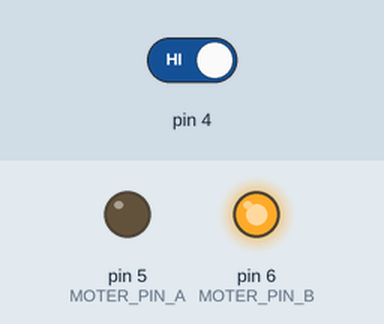
This sketch was run on a simulated Arduino Uno, built with avr-gcc and run on an emulated ATmega328P. On the bench: output pins drawn as LEDs (lit = HIGH). The test bench sets the inputs (shaded band); at power-on: pin 4 HIGH.

Above: at 1.2 s.
1.3 s: pin 4 driven LOW
At 2.1 s:
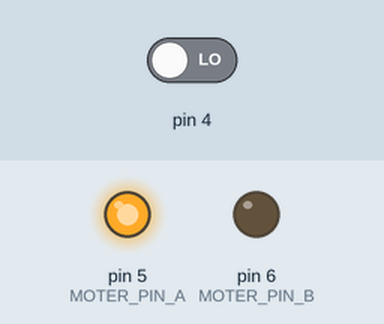
2.8 s: pin 4 driven HIGH
At 3.3 s:
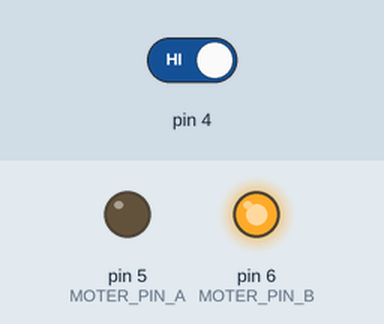
Timing chart, 0 to 5.8 s (numbered marks = the images above; inputs shaded):
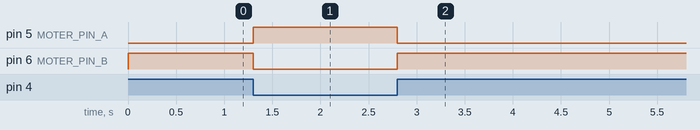

The sketch:

DC_______.ino
```cpp
const int MOTER_PIN_A = 5;
const int MOTER_PIN_B = 6;

void setup() {
  pinMode(MOTER_PIN_A, OUTPUT);
  pinMode(MOTER_PIN_B, OUTPUT);
}

void loop() {
  int readValue = digitalRead(4);

  if(readValue == LOW) {
    analogWrite(MOTER_PIN_A, 255);
    analogWrite(MOTER_PIN_B, 0);
  }
  else {
    analogWrite(MOTER_PIN_A, 0);
    analogWrite(MOTER_PIN_B, 255);
  }
}
```

Measured:
- after the input at 1.3 s, pin 5 (MOTER_PIN_A): LOW → HIGH at once; pin 6 (MOTER_PIN_B): HIGH → LOW at once
- after the input at 2.8 s, pin 5 (MOTER_PIN_A): HIGH → LOW at once; pin 6 (MOTER_PIN_B): LOW → HIGH at once
